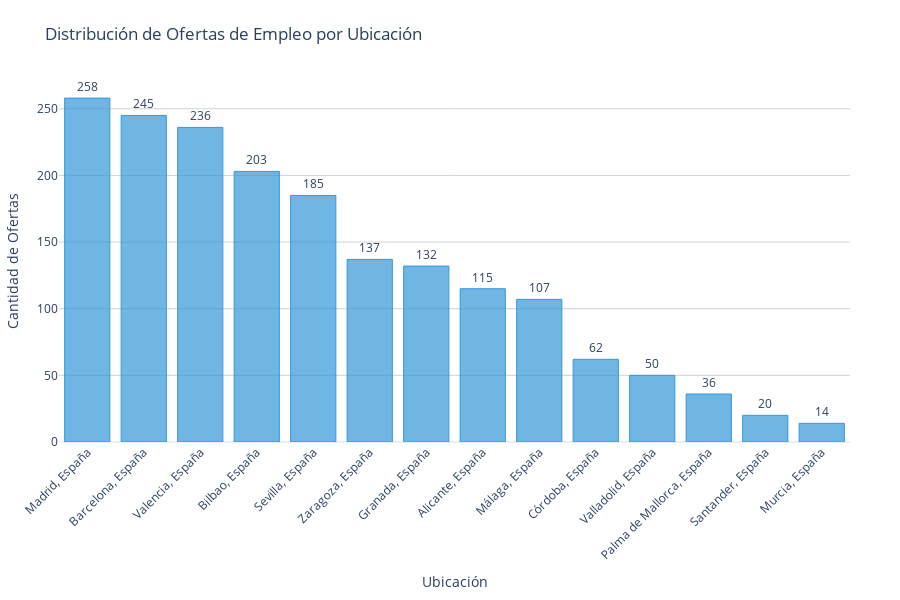

Notebook cell for this chart:
### Code cell
def plot_location_distribution(data):
    """
    Función para representar la distribución de ofertas de empleo por ubicación.

    Parámetros:
    - data: lista de diccionarios con las ubicaciones y sus respectivas frecuencias.
    """

    # Convertir a DataFrame
    df = pd.DataFrame(data)
    df.columns = ["Ubicación", "Frecuencia"]

    # Ordenar por frecuencia descendente
    df = df.sort_values(by="Frecuencia", ascending=False)

    # Extraer los valores
    locations = df["Ubicación"].tolist()
    counts = df["Frecuencia"].tolist()

    # Crear la figura en Plotly
    fig = go.Figure()

    fig.add_trace(go.Bar(
        x=locations,
        y=counts,
        text=counts,
        textposition='outside',
        marker=dict(color='rgba(52, 152, 219, 0.7)', 
                    line=dict(color='rgba(52, 152, 219, 1.0)', width=1))
    ))

    # Configuración del diseño
    fig.update_layout(
        title="Distribución de Ofertas de Empleo por Ubicación",
        xaxis_title="Ubicación",
        yaxis_title="Cantidad de Ofertas",
        template="plotly_white",
        xaxis=dict(tickangle=-45),
        yaxis=dict(showgrid=True, gridcolor='lightgrey'),
        margin=dict(l=50, r=50, t=80, b=150),
        height=600
    )

    # Mostrar el gráfico
    fig.show()

pipeline = [
    { "$group": { "_id": "$Ubicacion", "count": { "$sum": 1 } } },
    { "$sort": { "count": -1 } }
]

results = list(coleccion.aggregate(pipeline))


plot_location_distribution(results)

### Figure 1 — Plotly figure (JSON) as saved in the notebook; plotly's stock layout.template omitted (floating-point values rounded to 4 significant figures)
{"data": [{"marker": {"color": "rgba(52, 152, 219, 0.7)", "line": {"color": "rgba(52, 152, 219, 1.0)", "width": 1}}, "text": ["258", "245", "236", "203", "185", "137", "132", "115", "107", "62", "50", "36", "20", "14"], "textposition": "outside", "type": "bar", "x": ["Madrid, España", "Barcelona, España", "Valencia, España", "Bilbao, España", "Sevilla, España", "Zaragoza, España", "Granada, España", "Alicante, España", "Málaga, España", "Córdoba, España", "Valladolid, España", "Palma de Mallorca, España", "Santander, España", "Murcia, España"], "y": [258, 245, 236, 203, 185, 137, 132, 115, 107, 62, 50, 36, 20, 14]}], "layout": {"height": 600, "margin": {"b": 150, "l": 50, "r": 50, "t": 80}, "title": {"text": "Distribución de Ofertas de Empleo por Ubicación"}, "xaxis": {"tickangle": -45, "title": {"text": "Ubicación"}}, "yaxis": {"gridcolor": "lightgrey", "showgrid": true, "title": {"text": "Cantidad de Ofertas"}}}}
